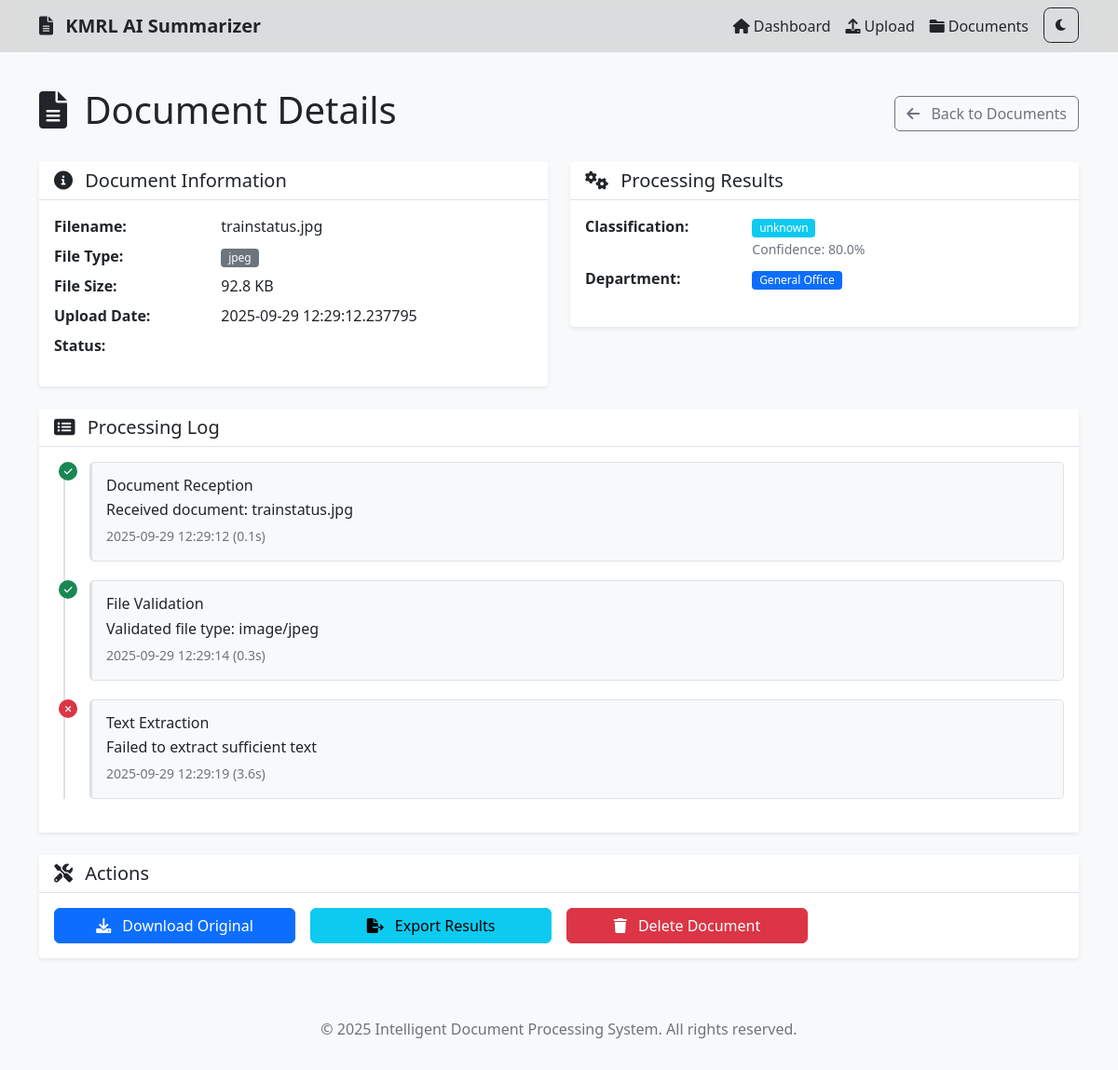
The page /document/5 on the database its author committed.
### app.py (models this page shows, shortened)
class Document(db.Model):
    id = db.Column(db.Integer, primary_key=True)
    filename = db.Column(db.String(255), nullable=False)
    original_filename = db.Column(db.String(255), nullable=False)
    file_type = db.Column(db.String(50))
    file_size = db.Column(db.Integer)
    upload_date = db.Column(db.DateTime, default=datetime.utcnow)
    status = db.Column(db.String(50), default='uploaded')
    extracted_text = db.Column(db.Text)
    summary = db.Column(db.Text)
    document_type = db.Column(db.String(100))
    confidence_score = db.Column(db.Float)
    department = db.Column(db.String(100))

### app.py (the view, shortened to what this page needs)
@app.route('/document/<int:doc_id>')
def document_detail(doc_id):
    document = Document.query.get_or_404(doc_id)
    logs = []
    if document.status in ['processed', 'complete', 'failed']:
        import random
        from datetime import timedelta
        reception_time = document.upload_date
        logs.append({
            'module': 'document reception',
            'message': f'Received document: {document.original_filename}',
            'status': 'completed',
            'timestamp': reception_time.strftime('%Y-%m-%d %H:%M:%S'),
            'processing_time': 0.1
        })
        validation_time = reception_time + timedelta(seconds=2)
        logs.append({
            'module': 'file validation',
            'message': f'Validated file type: {document.file_type}',
            'status': 'completed',
            'timestamp': validation_time.strftime('%Y-%m-%d %H:%M:%S'),
            'processing_time': 0.3
        })
        extraction_time = validation_time + timedelta(seconds=5)
        extraction_status = 'completed' if document.extracted_text and len(document.extracted_text.strip()) > 10 else 'failed'
        extraction_message = f'Successfully extracted {len(document.extracted_text)} characters' if extraction_status == 'completed' else 'Failed to extract sufficient text'
        logs.append({
            'module': 'text extraction',
            'message': extraction_message,
            'status': extraction_status,
            'timestamp': extraction_time.strftime('%Y-%m-%d %H:%M:%S'),
            'processing_time': random.uniform(1.5, 8.0)
        })
    return render_template('document_detail.html', document=document, logs=logs)

### frontend/templates/document_detail.html (shortened to what this page needs)
{% extends "base.html" %}
{% block content %}
<div class="row">
    <div class="col-12">
        <div class="d-flex justify-content-between align-items-center mb-4">
            <h1>
                <i class="fas fa-file-alt me-2"></i>
                Document Details
            </h1>
            <div>
                <a href="{{ url_for('documents') }}" class="btn btn-outline-secondary">
                    <i class="fas fa-arrow-left me-2"></i>
                    Back to Documents
                </a>
            </div>
        </div>
    </div>
</div>
<div class="row">
    <div class="col-md-6">
        <div class="card">
            <div class="card-header">
                <h5 class="mb-0">
                    <i class="fas fa-info-circle me-2"></i>
                    Document Information
                </h5>
            </div>
            <div class="card-body">
                <dl class="row">
                    <dt class="col-sm-4">Filename:</dt>
                    <dd class="col-sm-8">{{ document.original_filename }}</dd>
                    <dt class="col-sm-4">File Type:</dt>
                    <dd class="col-sm-8">
                        <span class="badge bg-secondary">
                            {{ document.file_type.split('/')[-1] if document.file_type else 'unknown' }}
                        </span>
                    </dd>
                    <dt class="col-sm-4">File Size:</dt>
                    <dd class="col-sm-8">
                        {% if document.file_size %}
                            {% if document.file_size < 1024 %}
                                {{ document.file_size }} B
                            {% elif document.file_size < 1048576 %}
                                {{ "%.1f"|format(document.file_size/1024) }} KB
                            {% elif document.file_size < 1073741824 %}
                                {{ "%.1f"|format(document.file_size/1048576) }} MB
                            {% else %}
                                {{ "%.1f"|format(document.file_size/1073741824) }} GB
                            {% endif %}
                        {% else %}
                            Unknown
                        {% endif %}
                    </dd>
                    <dt class="col-sm-4">Upload Date:</dt>
                    <dd class="col-sm-8">
                        {% if document.upload_date %}
                            {{ document.upload_date }}
                        {% else %}
                            N/A
                        {% endif %}
                    </dd>
                    <dt class="col-sm-4">Status:</dt>
                    <dd class="col-sm-8">
                    </dd>
                </dl>
            </div>
        </div>
    </div>
    <div class="col-md-6">
        <div class="card">
            <div class="card-header">
                <h5 class="mb-0">
                    <i class="fas fa-cogs me-2"></i>
                    Processing Results
                </h5>
            </div>
            <div class="card-body">
                <dl class="row">
                    <dt class="col-sm-4">Classification:</dt>
                    <dd class="col-sm-8">
                        {% if document.document_type %}
                            <span class="badge bg-info">{{ document.document_type }}</span>
                            {% if document.confidence_score %}
                                <br><small class="text-muted">
                                    Confidence: {{ (document.confidence_score * 100)|round(1) }}%
                                </small>
                            {% endif %}
                        {% else %}
                            <span class="text-muted">Not classified</span>
                        {% endif %}
                    </dd>
                    <dt class="col-sm-4">Department:</dt>
                    <dd class="col-sm-8">
                        {% if document.department %}
                            <span class="badge bg-primary">{{ document.department }}</span>
                        {% else %}
                            <span class="text-muted">Not routed</span>
                        {% endif %}
                    </dd>
                </dl>
            </div>
        </div>
    </div>
</div>
<div class="row mt-4">
    <div class="col-12">
        <div class="card">
            <div class="card-header">
                <h5 class="mb-0">
                    <i class="fas fa-list-alt me-2"></i>
                    Processing Log
                </h5>
            </div>
            <div class="card-body">
                {% if logs %}
                    <div class="timeline">
                        {% for log in logs %}
                            <div class="timeline-item">
                                <div class="timeline-marker
                                    {% if log.status == 'completed' %}bg-success
                                    {% elif log.status == 'failed' %}bg-danger
                                    {% elif log.status == 'started' %}bg-primary
                                    {% else %}bg-warning{% endif %}">
                                    {% if log.status == 'completed' %}
                                        <i class="fas fa-check"></i>
                                    {% elif log.status == 'failed' %}
                                        <i class="fas fa-times"></i>
                                    {% elif log.status == 'started' %}
                                        <i class="fas fa-play"></i>
                                    {% else %}
                                        <i class="fas fa-clock"></i>
                                    {% endif %}
                                </div>
                                <div class="timeline-content">
                                    <h6 class="mb-1">{{ log.module|title }}</h6>
                                    <p class="mb-1">{{ log.message }}</p>
                                    <small class="text-muted">
                                        {% if log.timestamp %}
                                            {{ log.timestamp }}
                                        {% endif %}
                                        {% if log.processing_time %}
                                            ({{ log.processing_time|round(2) }}s)
                                        {% endif %}
                                    </small>
                                </div>
                            </div>
                        {% endfor %}
                    </div>
                {% else %}
                    <div class="text-center text-muted py-3">
                        <i class="fas fa-clipboard-list fa-2x mb-2"></i>
                        <p>No processing logs available</p>
                    </div>
                {% endif %}
            </div>
        </div>
    </div>
</div>
<div class="row mt-4">
    <div class="col-12">
        <div class="card">
            <div class="card-header">
                <h5 class="mb-0">
                    <i class="fas fa-tools me-2"></i>
                    Actions
                </h5>
            </div>
            <div class="card-body">
                <div class="row g-3">
                    <div class="col-md-3">
                        <button class="btn btn-primary w-100" onclick="downloadDocument()">
                            <i class="fas fa-download me-2"></i>
                            Download Original
                        </button>
                    </div>
                    <div class="col-md-3">
                        <button class="btn btn-info w-100" onclick="exportResults()">
                            <i class="fas fa-file-export me-2"></i>
                            Export Results
                        </button>
                    </div>
                    <div class="col-md-3">
                        <button class="btn btn-danger w-100" onclick="deleteDocument()">
                            <i class="fas fa-trash me-2"></i>
                            Delete Document
                        </button>
                    </div>
                </div>
            </div>
        </div>
    </div>
</div>
{% endblock %}

### frontend/static/css/style.css (style rules this page uses)
:root { --primary-color: #0d6efd; --secondary-color: #6c757d; --success-color: #198754; --warning-color: #ffc107; --danger-color: #dc3545; --info-color: #0dcaf0; --light-color: #f8f9fa; --dark-color: #000000; --bg-color: #f8f9fa; --text-color: #212529; --card-bg-color: #ffffff; --border-color: #dee2e6; --nav-bg-color: #0000001d; --nav-text-color: #212529; --footer-bg-color: #f8f9fa; --footer-text-color: #6c757d; }
body { font-family: "Segoe UI", Tahoma, Geneva, Verdana, sans-serif; background-color: var(--bg-color); color: var(--text-color); transition: background-color 0.3s ease, color 0.3s ease; padding-top: 70px; }
.card { border: none; box-shadow: 0 0.125rem 0.25rem rgba(0, 0, 0, 0.075); transition: box-shadow 0.15s ease-in-out, background-color 0.3s ease; background-color: var(--card-bg-color); color: var(--text-color); }
.card-header { background-color: var(--card-bg-color); border-bottom: 1px solid var(--border-color); font-weight: 600; }
.badge { font-size: 0.75em; font-weight: 500; }
.btn { font-weight: 500; border-radius: 0.375rem; transition: all 0.15s ease-in-out; }
.timeline { position: relative; padding-left: 2rem; }
.timeline::before { content: ""; position: absolute; left: 0.625rem; top: 0; bottom: 0; width: 2px; background: #dee2e6; }
.timeline-item { position: relative; margin-bottom: 1.5rem; }
.timeline-marker { position: absolute; left: -1.75rem; width: 1.5rem; height: 1.5rem; border-radius: 50%; display: flex; align-items: center; justify-content: center; color: white; font-size: 0.75rem; z-index: 1; }
.timeline-content { background: #fff; padding: 1rem; border-radius: 0.5rem; border: 1px solid #dee2e6; margin-left: 0.5rem; }

### frontend/static/css/dark-mode.css (style rules this page uses)
:root { transition: all 0s; }
body.theme-initialized { transition: background-color 0.3s ease, color 0.3s ease; }

### frontend/static/css/page-transitions.css (style rules this page uses)
a { transition: color 0.2s ease; }
html { transition: background-color 0.5s ease; }
.card { transition: transform 0.2s ease, box-shadow 0.2s ease, background-color 0.3s ease !important; }

### frontend/templates/document_detail.html (style rules this page uses)
.timeline { position: relative; padding-left: 30px; }
.timeline::before { content: ''; position: absolute; left: 10px; top: 0; bottom: 0; width: 2px; background: #dee2e6; }
.timeline-item { position: relative; margin-bottom: 20px; }
.timeline-marker { position: absolute; left: -25px; width: 20px; height: 20px; border-radius: 50%; display: flex; align-items: center; justify-content: center; color: white; font-size: 10px; }
.timeline-content { background: #f8f9fa; padding: 15px; border-radius: 5px; border-left: 3px solid #dee2e6; }

### rows shown on the page
Document: original_filename "trainstatus.jpg", file_type "jpeg", document.file_size/1024 "92.8", upload_date "2025-09-29 12:29:12.237795", document_type "unknown", (document.confidence_score*100)|round(1) "80.0", department "General Office"

### other values the page prints
{{ log.module|title }} "Document Reception" "File Validation" "Text Extraction"
{{ log.message }} "Received document: trainstatus.jpg" "Validated file type: image/jpeg" "Failed to extract sufficient text"
{{ log.timestamp }} "2025-09-29 12:29:12" "2025-09-29 12:29:14" "2025-09-29 12:29:19"
{{ log.processing_time|round(2) }} "0.1" "0.3" "3.6"
